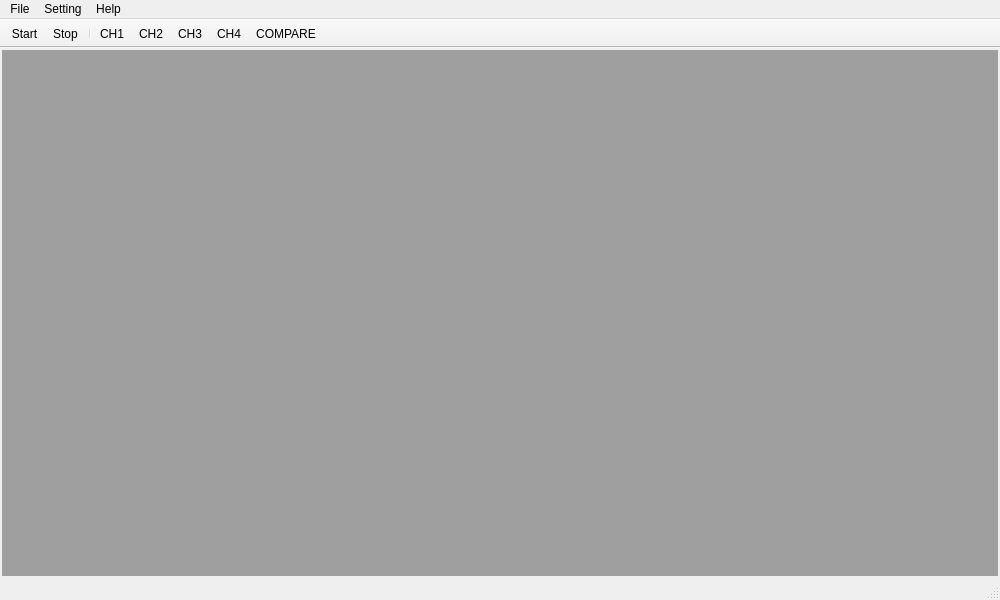
<?xml version="1.0" encoding="UTF-8"?>
<ui version="4.0">
 <class>MainWindow</class>
 <widget class="QMainWindow" name="MainWindow">
  <property name="geometry">
   <rect>
    <x>0</x>
    <y>0</y>
    <width>1000</width>
    <height>600</height>
   </rect>
  </property>
  <property name="windowTitle">
   <string>MainWindow</string>
  </property>
  <property name="windowIcon">
   <iconset>
    <normaloff>leaf.png</normaloff>leaf.png</iconset>
  </property>
  <widget class="QWidget" name="centralWidget">
   <layout class="QGridLayout" name="gridLayout">
    <property name="margin">
     <number>2</number>
    </property>
    <property name="spacing">
     <number>2</number>
    </property>
    <item row="0" column="0">
     <widget class="QMdiArea" name="mdiArea"/>
    </item>
   </layout>
  </widget>
  <widget class="QStatusBar" name="statusBar"/>
  <widget class="QToolBar" name="mainToolBar">
   <property name="movable">
    <bool>false</bool>
   </property>
   <attribute name="toolBarArea">
    <enum>TopToolBarArea</enum>
   </attribute>
   <attribute name="toolBarBreak">
    <bool>false</bool>
   </attribute>
   <addaction name="actionStart"/>
   <addaction name="actionStop"/>
   <addaction name="separator"/>
   <addaction name="actionCH1"/>
   <addaction name="actionCH2"/>
   <addaction name="actionCH3"/>
   <addaction name="actionCH4"/>
   <addaction name="actionCOMPARE"/>
  </widget>
  <widget class="QMenuBar" name="menuBar">
   <property name="geometry">
    <rect>
     <x>0</x>
     <y>0</y>
     <width>1000</width>
     <height>21</height>
    </rect>
   </property>
   <widget class="QMenu" name="menuFile">
    <property name="title">
     <string>File</string>
    </property>
    <addaction name="separator"/>
    <addaction name="actionExit"/>
   </widget>
   <widget class="QMenu" name="menuSetting">
    <property name="title">
     <string>Setting</string>
    </property>
    <addaction name="actionModul_Akuisisi"/>
    <addaction name="actionMode_Simulasi"/>
    <addaction name="separator"/>
    <addaction name="actionSetting_Motor"/>
   </widget>
   <widget class="QMenu" name="menuHelp">
    <property name="title">
     <string>Help</string>
    </property>
    <addaction name="actionAbout"/>
   </widget>
   <addaction name="menuFile"/>
   <addaction name="menuSetting"/>
   <addaction name="menuHelp"/>
  </widget>
  <action name="actionStart">
   <property name="icon">
    <iconset>
     <normaloff>icon/play-icon.png</normaloff>icon/play-icon.png</iconset>
   </property>
   <property name="text">
    <string>Start</string>
   </property>
  </action>
  <action name="actionStop">
   <property name="icon">
    <iconset>
     <normaloff>icon/stop-2-icon.png</normaloff>icon/stop-2-icon.png</iconset>
   </property>
   <property name="text">
    <string>Stop</string>
   </property>
  </action>
  <action name="actionExit">
   <property name="icon">
    <iconset>
     <normaloff>icon/gnome_application_exit.ico</normaloff>icon/gnome_application_exit.ico</iconset>
   </property>
   <property name="text">
    <string>Exit</string>
   </property>
  </action>
  <action name="actionAbout">
   <property name="icon">
    <iconset>
     <normalon>icon/info (1).ico</normalon>
    </iconset>
   </property>
   <property name="text">
    <string>About</string>
   </property>
  </action>
  <action name="actionModul_Akuisisi">
   <property name="icon">
    <iconset>
     <normaloff>icon/documents.ico</normaloff>icon/documents.ico</iconset>
   </property>
   <property name="text">
    <string>Modul Vibrasi</string>
   </property>
   <property name="toolTip">
    <string>Modul Data Akuisisi</string>
   </property>
  </action>
  <action name="actionParameter">
   <property name="icon">
    <iconset>
     <normaloff>icon/gnome_system_monitor.ico</normaloff>icon/gnome_system_monitor.ico</iconset>
   </property>
   <property name="text">
    <string>Vibration Parameter</string>
   </property>
  </action>
  <action name="actionClear_Buffer">
   <property name="text">
    <string>Clear Buffer</string>
   </property>
  </action>
  <action name="actionSetting_Motor">
   <property name="text">
    <string>Motor Setting</string>
   </property>
  </action>
  <action name="actionMode_Simulasi">
   <property name="text">
    <string>Mode Simulasi</string>
   </property>
  </action>
  <action name="actionSatuan">
   <property name="icon">
    <iconset>
     <normalon>icon/flowRoot6871-4.png</normalon>
    </iconset>
   </property>
   <property name="text">
    <string>Units</string>
   </property>
  </action>
  <action name="actionCH1">
   <property name="text">
    <string>CH1</string>
   </property>
  </action>
  <action name="actionCH2">
   <property name="text">
    <string>CH2</string>
   </property>
  </action>
  <action name="actionCH3">
   <property name="text">
    <string>CH3</string>
   </property>
  </action>
  <action name="actionCH4">
   <property name="text">
    <string>CH4</string>
   </property>
  </action>
  <action name="actionDatabase">
   <property name="text">
    <string>Database</string>
   </property>
  </action>
  <action name="actionCOMPARE">
   <property name="text">
    <string>COMPARE</string>
   </property>
  </action>
 </widget>
 <layoutdefault spacing="6" margin="11"/>
 <resources/>
 <connections/>
</ui>
